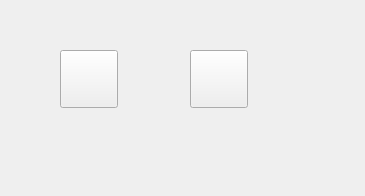
<?xml version="1.0" encoding="UTF-8"?>
<ui version="4.0">
 <class>Widget</class>
 <widget class="QWidget" name="Widget">
  <property name="geometry">
   <rect>
    <x>0</x>
    <y>0</y>
    <width>365</width>
    <height>196</height>
   </rect>
  </property>
  <property name="windowTitle">
   <string>Widget</string>
  </property>
  <widget class="QToolButton" name="toolButton">
   <property name="geometry">
    <rect>
     <x>60</x>
     <y>50</y>
     <width>58</width>
     <height>58</height>
    </rect>
   </property>
   <property name="maximumSize">
    <size>
     <width>58</width>
     <height>58</height>
    </size>
   </property>
   <property name="text">
    <string/>
   </property>
  </widget>
  <widget class="QPushButton" name="pushButton">
   <property name="geometry">
    <rect>
     <x>190</x>
     <y>50</y>
     <width>58</width>
     <height>58</height>
    </rect>
   </property>
   <property name="minimumSize">
    <size>
     <width>58</width>
     <height>58</height>
    </size>
   </property>
   <property name="maximumSize">
    <size>
     <width>58</width>
     <height>58</height>
    </size>
   </property>
   <property name="text">
    <string/>
   </property>
  </widget>
 </widget>
 <layoutdefault spacing="6" margin="11"/>
 <resources/>
 <connections/>
</ui>
